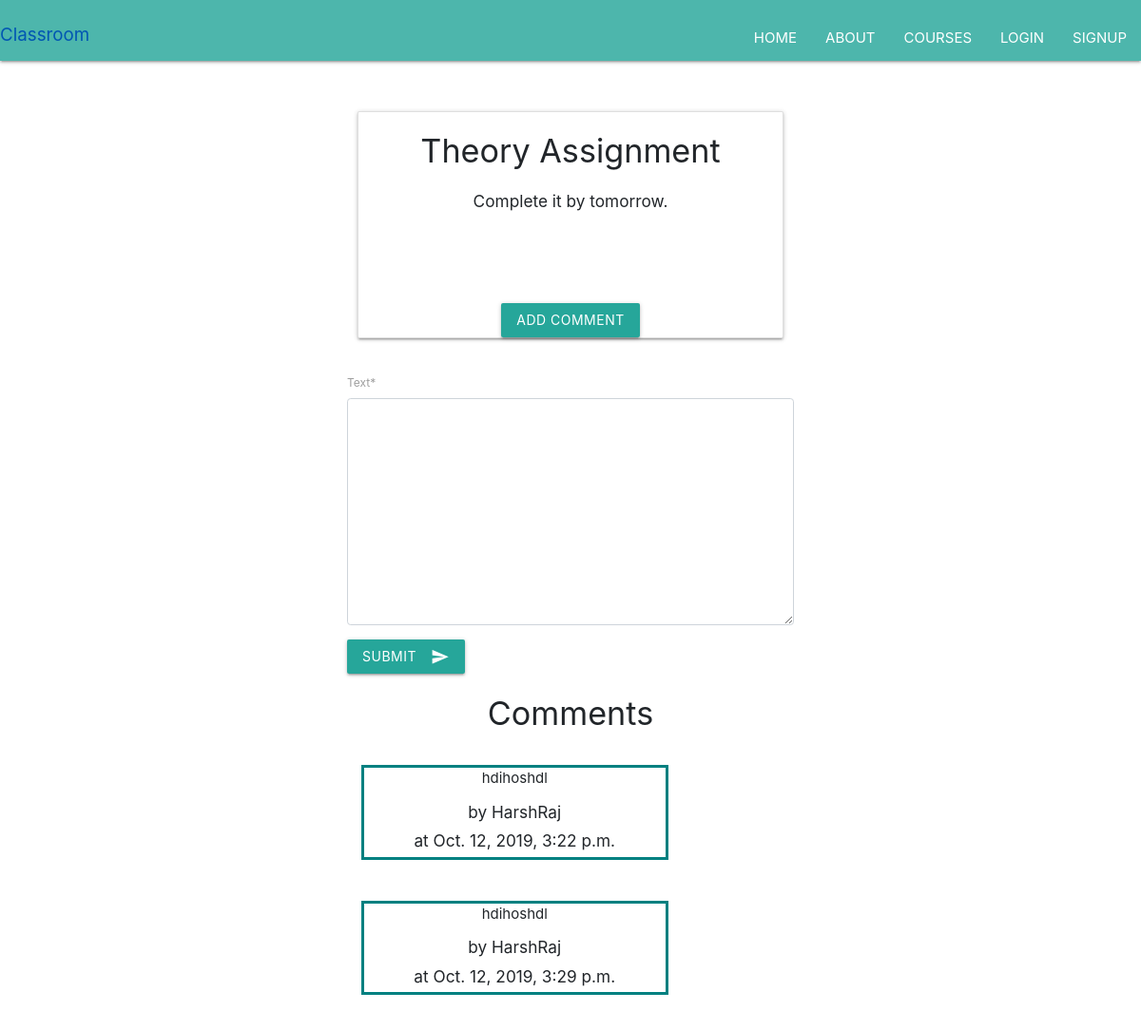
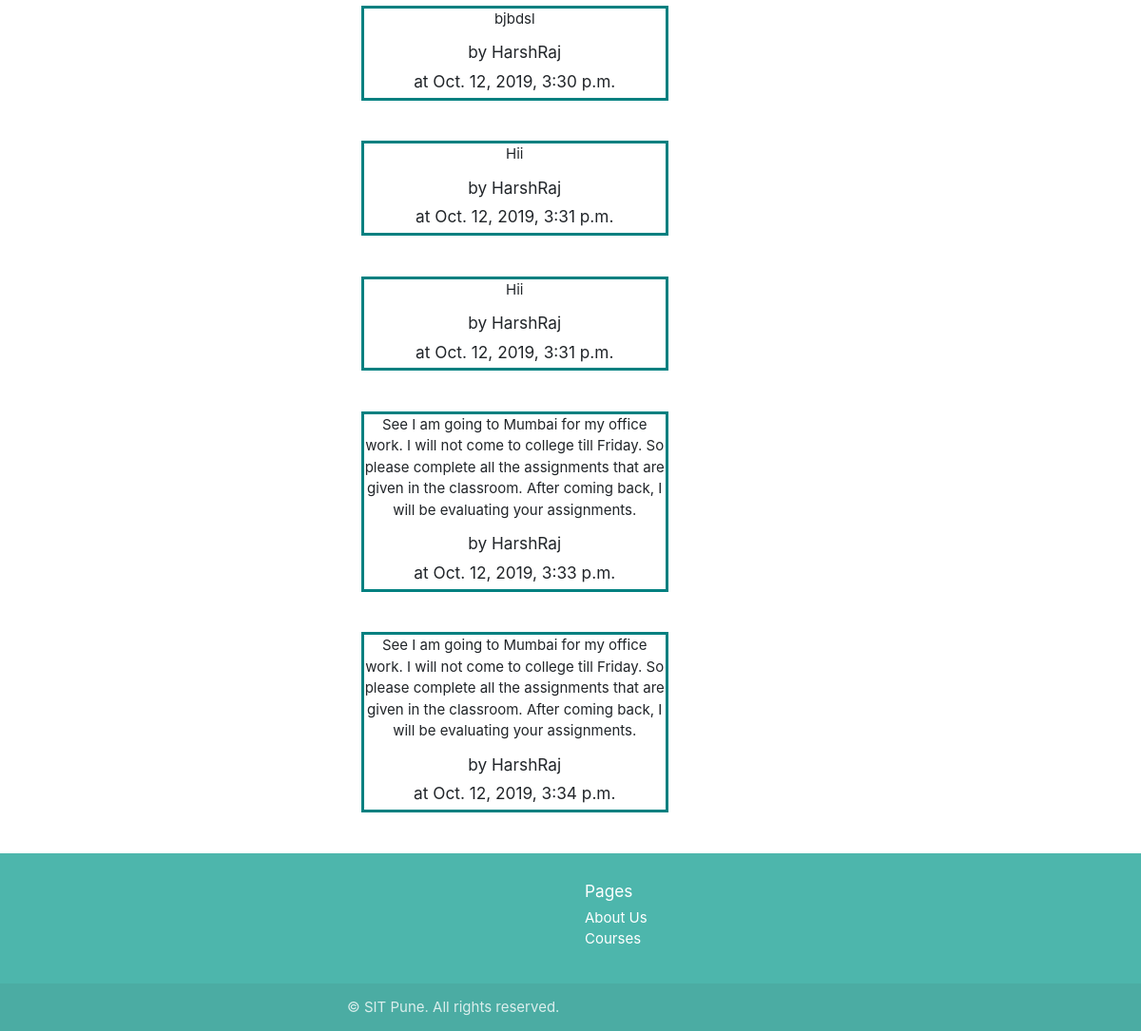
Page /Announcement/detail/8/ on the committed database (2 pictures, top to bottom).
### announcement/models.py (models this page shows, shortened)
class Announcement(models.Model):
    courseName = models.ForeignKey(courseName, on_delete=models.CASCADE)
    User = models.ForeignKey(User,  on_delete=models.CASCADE)
    title = models.CharField(max_length=255)
    content = models.TextField()
    image = models.ImageField(
        null=True,
        blank=True,
        upload_to='announcements/',default="/default/announce.jpeg")
    at = models.DateTimeField(auto_now=False, auto_now_add=True)

class comment(models.Model):
    Announcement = models.ForeignKey(Announcement, on_delete=models.CASCADE)
    text = models.TextField()
    by = models.ForeignKey(User, on_delete=models.CASCADE)
    at = models.DateTimeField(auto_now_add=True)

### announcement/views.py (the view)
# urls.py: path("detail/<int:pk>/", views.detail, name="detail"),
def detail(request, pk):
    obj = get_object_or_404(Announcement, pk=pk)
    ar = comment.objects.all().filter(Announcement=obj)
    print(ar.count())
    form = commentform(request.POST or None)
    if form.is_valid():
        instance = form.save(commit=False)
        instance.by = request.user
        instance.Announcement = obj
        form.save()
    else:
        form = commentform()
    return render(request, 'Announcement_detail.html', {"obj": obj, "form": form, "ar": ar})

### announcement/forms.py
class commentform(forms.ModelForm):
    class Meta:
        model = comment
        fields = ["text", ]

### announcement/templates/Announcement_detail.html (shortened to what this page needs)
{% extends "Base.html" %} {% load crispy_forms_tags %}{% block content %}
<br />
<br />
<div class="container">
  <div class="row">
      <div class="col s12 m7">
          <div class="card">
  <h4 class="text-center">{{ obj.title }}</h4>
  <h6 class="text-center">{{ obj.content }}</h6>
  <br>
  <br>
  <br>
  <br>
  <div class="wrapper">
  <button type="submit" class="btn btn-primary">Add Comment</button>
  </div>
</div>
      </div>
  </div>
</div>
<div class="container">
  <form method="POST">
    {{ form | crispy }}
    <button type="submit" class="btn btn-primary">Submit<i class="material-icons right">send</i></button>
  </form>
  <h4 class="text-center">Comments</h4>
  {% for com in ar %}
  <br />
  <div class="row">
    <div class="col-sm-9">
  <div class="border-exam">
  <p class="text-center">{{ com.text }}<p>
  <h6 class="text-center">by {{ com.by }}</h6>
  <h6 class="text-center">at {{ com.at }}</h6>
  </div>
  </div>
  </div>
  {% endfor %}
</div>
<br />
{% endblock %}

### announcement/templates/Announcement_detail.html (style rules this page uses)
.wrapper { text-align: center; }
.border-exam { border-style:solid; border-color:teal; }
.container { width: 500px; clear: both; }

### rows in the picture
Announcement: title "Theory Assignment", content "Complete it by tomorrow."
comment: text "hdihoshdl", by "HarshRaj", at "Oct. 12, 2019, 3:22 p.m."
comment: text "hdihoshdl", by "HarshRaj", at "Oct. 12, 2019, 3:29 p.m."
comment: text "bjbdsl", by "HarshRaj", at "Oct. 12, 2019, 3:30 p.m."
comment: text "Hii", by "HarshRaj", at "Oct. 12, 2019, 3:31 p.m."
comment: text "Hii", by "HarshRaj", at "Oct. 12, 2019, 3:31 p.m."
comment: text "See I am going to Mumbai for my office work. I will not come to college till Friday. So please complete all the assignments that are given in the classroom. After coming back, I will be evaluating your assignments.", by "HarshRaj", at "Oct. 12, 2019, 3:33 p.m."
comment: text "See I am going to Mumbai for my office work. I will not come to college till Friday. So please complete all the assignments that are given in the classroom. After coming back, I will be evaluating your assignments.", by "HarshRaj", at "Oct. 12, 2019, 3:34 p.m."
